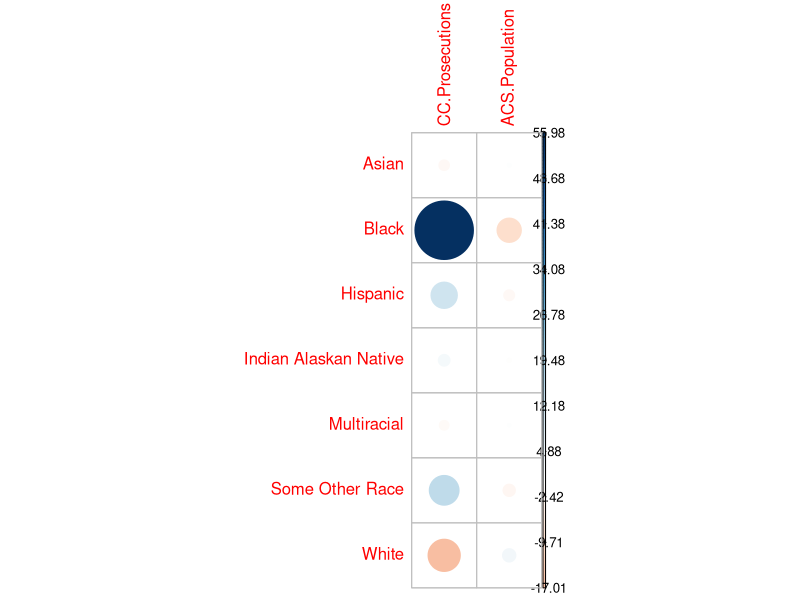

The R source for this figure:
## ---- chunk 1
knitr::opts_chunk$set(echo = FALSE)
library(corrplot)
library(ggplot2)
## ---- chunk 2
# generate data set
low_level_driving_offenses_by_race = data.frame(row.names=c('White', 'Black','Multiracial', 'Asian',
                                                         'Indian Alaskan Native', 'Some Other Race',
                                                         'Hispanic', 'Unavailable'),
                                                Convicted=c(64,73,2,3,2,3,25,196),
                                                Interim.Disposition=c(1,3,1,1,0,1,3,1),
                                                Dismissed=c(29,43,0,1,1,5,9,29),
                                                No.Disposition=c(73,276,17,7,7,7,32,190))


print(low_level_driving_offenses_by_race)
## ---- chunk 3
rowSums(low_level_driving_offenses_by_race)
## ---- chunk 4
round(rowSums(low_level_driving_offenses_by_race) / sum(low_level_driving_offenses_by_race), 2) * 100
## ---- chunk 5

# generate data set
acs.race.and.ethnicity = data.frame(
  row.names = c(
    'White alone, non-Latinx',
    'Black alone, non-Latinx',
    'More than one race, non-Latinx',
    'Asian alone, non-Latinx',
    'American Indian alone, non-Latinx',
    'Some Other Race alone, non-Latinx',
    'Hispanic or Latinx'
  ),
  Proportion = c(.8526, .0427, 0.0416, .03, .0069, .0009, .0255)
)

# from ACS
gv_population = 22715

acs.race.and.ethnicity$n = round(acs.race.and.ethnicity$Proportion * gv_population)

acs_race_ethnicity_to_cc_race = function(x) {
  if (x == 'American Indian alone, non-Latinx') {
    'Indian Alaskan Native'
  }
  else if (x == 'Asian alone, non-Latinx') {
    'Asian'
  }
  else if (x == 'Black alone, non-Latinx') {
    'Black'
  }
  else if (x == 'Hispanic or Latinx') {
    'Hispanic'
  }
  else if (x == 'More than one race, non-Latinx') {
    'Multiracial'
  }
  else if (x == 'Some Other Race alone, non-Latinx') {
    'Some Other Race'
  }
  else if (x == 'White alone, non-Latinx') {
    'White'
  }
}

converted.names = c()

i = 1

for (n in row.names(acs.race.and.ethnicity)){
  converted_name <- acs_race_ethnicity_to_cc_race(x = n)
  print(paste(n, '->', converted_name))
  converted.names[i] = converted_name
  i = i + 1
}

row.names(acs.race.and.ethnicity) = converted.names

acs_and_lld = merge(rowSums(low_level_driving_offenses_by_race), acs.race.and.ethnicity, by='row.names', all=TRUE)

row.names(acs_and_lld) = acs_and_lld$Row.names

acs_and_lld = acs_and_lld[,c('x', 'n')]

colnames(acs_and_lld) = c('CC.Prosecutions', 'ACS.Population')

## ---- chunk 6
acs_and_lld
## ---- chunk 7
chisq = chisq.test(acs_and_lld[complete.cases(acs_and_lld),])

chisq
## ---- chunk 8
# print('Observed Values')
# 
# round(chisq$observed,2)
# 
# print('Chi-Square Expected Values (assuming race independent prosecution)')
# round(chisq$expected,2)

# Residuals
p = chisq$residuals
row.names(p) = row.names(acs_and_lld)[complete.cases(acs_and_lld)]
corrplot(p, is.cor = FALSE)

# round(p, 2)
# 
# # Contibution in percentage (%)
# print('Contribution to Chi-Square Statistic')
# contrib <- 100*chisq$residuals^2/chisq$statistic
# corrplot(contrib, is.cor = FALSE)
# round(contrib, 3)

## ---- chunk 9

# data.frame(chisq$residuals)

# ggplot(chisq$residuals, aes)

## ---- chunk 10
# 
# n_columns <- dim(low_level_driving_offenses_by_race)[2]
# 
# ft = fisher.test(low_level_driving_offenses_by_race, simulate.p.value = TRUE, B = 1e6)
# 
# ft
# 
# chisq = chisq.test(low_level_driving_offenses_by_race)
# 
# chisq
# 
# print('Observed Values')
# 
# round(chisq$expected,2)
# 
# print('Chi-Square Expected Values (assuming race independent prosecution)')
# round(chisq$expected,2)
# 
# print('pearson residuals (difference between observed and expected values)')
# # Residuals
# corrplot(chisq$residuals, is.cor = FALSE)
# 
# round(chisq$residuals, 2)
# 
# # Contibution in percentage (%)
# print('Contribution to Chi-Square Statistic')
# contrib <- 100*chisq$residuals^2/chisq$statistic
# corrplot(contrib, is.cor = FALSE)
# round(contrib, 3)


# ft = fisher.test(acs_and_lld[,c('x', 'n')])

# ft

